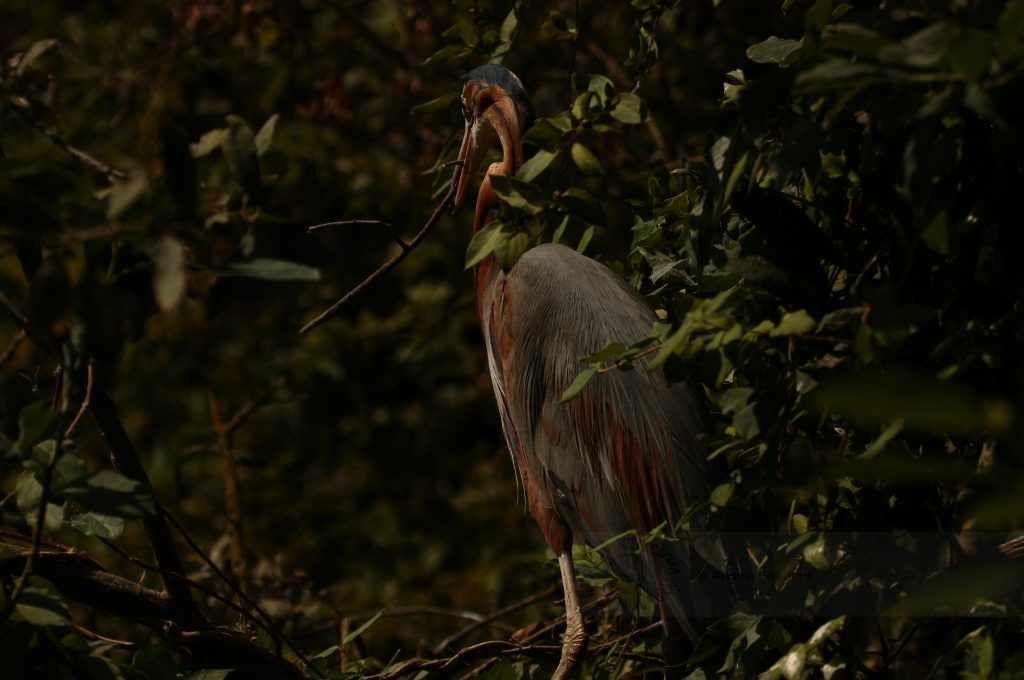
%> input picture IML/underexposed.jpeg, 1024 x 680 px
$ octave HistogramTransEq.m   (GNU Octave 9; MATLAB toolbox functions it lacks are replaced by stand-ins)
%> lines starting %> are read from the running program, lines starting %| are printed output that depends on the picture
### IML/ImTrans.m
function x=ImTrans(Img, mode)

    if mode=='neg'
        x= imadjust(Img, [0 1], [1 0]);
        return;

    elseif mode=='pot'
        prompt = 'value pot:';
        c=input(prompt);
        x = imadjust(Img, [ ], [ ], c);
        return;

    elseif mode=='log'
        prompt = 'value c:';
        c=input(prompt);
        x=c*log(1+double(Img));
        return;

    elseif mode=='con'
        prompt = 'value E:';
        E=input(prompt);
        prompt = 'value m:';
        m=input(prompt);

        eps=0.00000000001;
        x=1./(1+(m./(double(Img)+eps)).^E);
        return;

    else %caso base
        return ;
    end

end

### IML/HistogramTransEq.m
clear all;
close all;
x=imread('underexposed.jpeg');
%> x is the input picture: size 680x1024x3 uint8; mean R, G, B 23.3, 20.2, 7.5

trans='log';
transImg=ImTrans(x,trans);
%> the answer given: 3
%> in ImTrans, `x=c*log(1+double(Img));`:
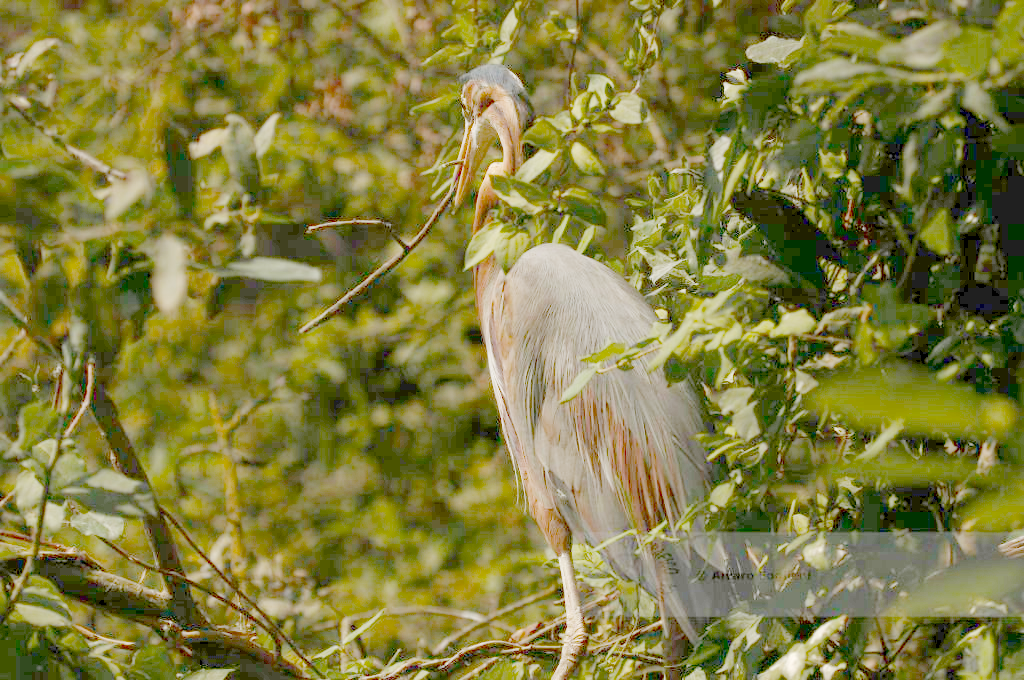
%> x: size 680x1024x3 double; mean R, G, B 8.31, 8.12, 3.99; drawn with min black and max white

%%

figure;
imshow(transImg);
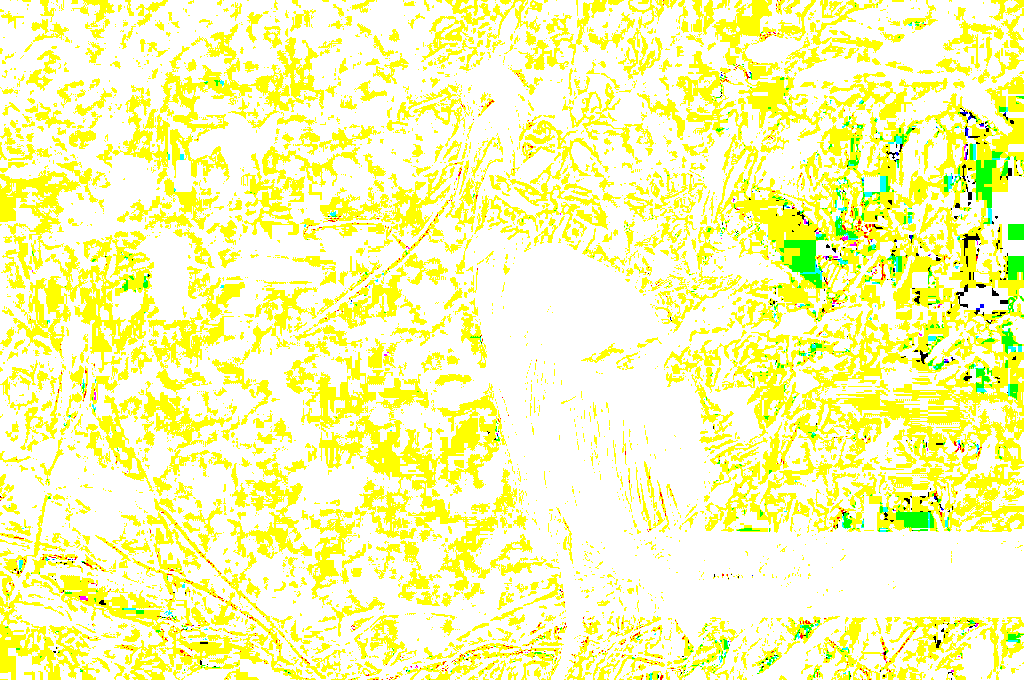
%> displayed picture: size 680x1024x3, on the screen's scale of 0 to 255; mean R, G, B 251, 253.7, 173.7

figure;
title('Histogrameq')
h=imhist(transImg)/numel(transImg);
%> h = 256 values, max 0.887 at index 256, min 0 at index 2, mean 0.00391
bar(h);
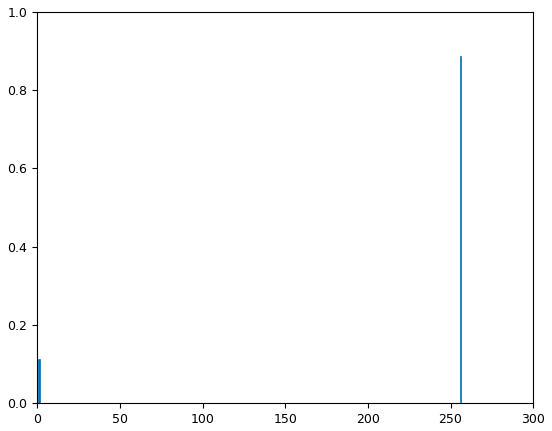
%> figure redrawn from the program's plot data; tallest bar 0.887 high, from x = 255.6 to 256.4

%%

figure;
title('Trans Immage');
h=histeq(transImg);
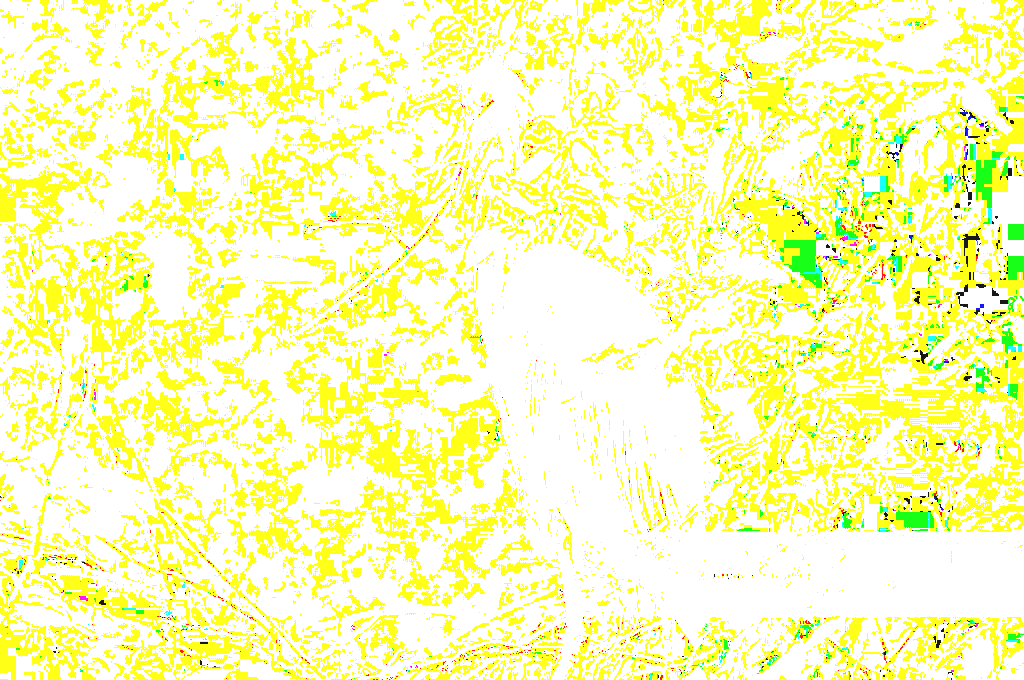
%> h: size 680x1024x3 double; mean R, G, B 0.986, 0.995, 0.712
imshow(h);

figure;
title('Histogrameq')
k=imhist(h)/numel(h);
%> k = 256 values, max 0.887 at index 256, min 0 at index 1, mean 0.00391
bar(k);
%> figure, not shown here; tallest bar 0.887 high, from x = 255.6 to 256.4
